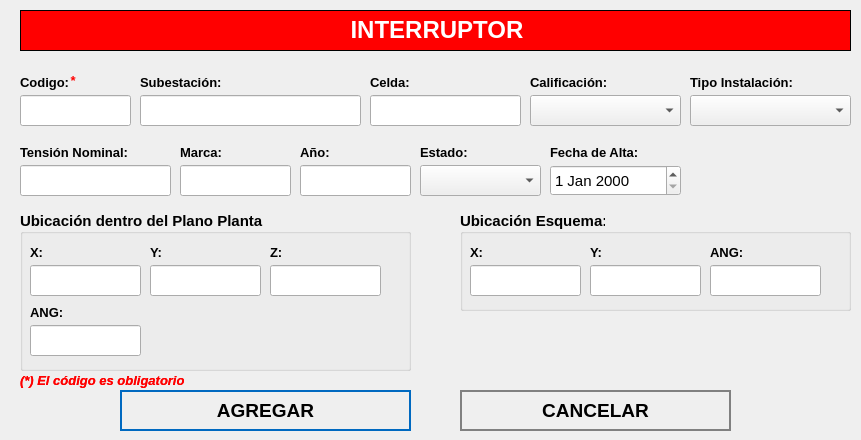
<?xml version="1.0" encoding="UTF-8"?>
<ui version="4.0">
 <class>NewBook</class>
 <widget class="QWidget" name="NewBook">
  <property name="geometry">
   <rect>
    <x>0</x>
    <y>0</y>
    <width>861</width>
    <height>440</height>
   </rect>
  </property>
  <property name="minimumSize">
   <size>
    <width>861</width>
    <height>440</height>
   </size>
  </property>
  <property name="maximumSize">
   <size>
    <width>861</width>
    <height>440</height>
   </size>
  </property>
  <property name="windowTitle">
   <string>Nuevo Registro</string>
  </property>
  <property name="styleSheet">
   <string notr="true">QPushButton
{	
	height: 2em;
 	border-style: solid;
	border-width: 2px;
 	border-color: grey;
	font-weight: bold;
}

QPushButton:hover
{
   	background-color:grey;
	color:white;
}</string>
  </property>
  <widget class="QLabel" name="label">
   <property name="geometry">
    <rect>
     <x>20</x>
     <y>10</y>
     <width>831</width>
     <height>41</height>
    </rect>
   </property>
   <property name="font">
    <font>
     <underline>false</underline>
    </font>
   </property>
   <property name="autoFillBackground">
    <bool>false</bool>
   </property>
   <property name="styleSheet">
    <string notr="true">background-color: red;</string>
   </property>
   <property name="frameShape">
    <enum>QFrame::Box</enum>
   </property>
   <property name="text">
    <string>&lt;html&gt;&lt;head/&gt;&lt;body&gt;&lt;p align=&quot;center&quot;&gt;&lt;span style=&quot; font-size:18pt; font-weight:600; color:#ffffff;&quot;&gt;INTERRUPTOR&lt;/span&gt;&lt;/p&gt;&lt;/body&gt;&lt;/html&gt;</string>
   </property>
  </widget>
  <widget class="QLabel" name="label_autoriza">
   <property name="geometry">
    <rect>
     <x>20</x>
     <y>70</y>
     <width>101</width>
     <height>25</height>
    </rect>
   </property>
   <property name="text">
    <string>&lt;html&gt;&lt;head/&gt;&lt;body&gt;&lt;p&gt;&lt;span style=&quot; font-size:10pt; font-weight:600;&quot;&gt;Codigo:&lt;/span&gt;&lt;/p&gt;&lt;/body&gt;&lt;/html&gt;</string>
   </property>
  </widget>
  <widget class="QLineEdit" name="inputCodigo">
   <property name="geometry">
    <rect>
     <x>20</x>
     <y>95</y>
     <width>111</width>
     <height>31</height>
    </rect>
   </property>
   <property name="font">
    <font>
     <pointsize>12</pointsize>
    </font>
   </property>
   <property name="maxLength">
    <number>15</number>
   </property>
  </widget>
  <widget class="QLineEdit" name="inputSubestacion">
   <property name="geometry">
    <rect>
     <x>140</x>
     <y>95</y>
     <width>221</width>
     <height>31</height>
    </rect>
   </property>
   <property name="font">
    <font>
     <pointsize>12</pointsize>
    </font>
   </property>
  </widget>
  <widget class="QPushButton" name="addButton">
   <property name="geometry">
    <rect>
     <x>120</x>
     <y>390</y>
     <width>291</width>
     <height>41</height>
    </rect>
   </property>
   <property name="font">
    <font>
     <pointsize>14</pointsize>
     <weight>75</weight>
     <bold>true</bold>
    </font>
   </property>
   <property name="cursor">
    <cursorShape>PointingHandCursor</cursorShape>
   </property>
   <property name="styleSheet">
    <string notr="true">QPushButton
{	
	height: 2em;
 	border-style: solid;
	border-width: 2px;
 	border-color: #0069c0;
	font-weight: bold;
}

QPushButton:hover
{
   	background-color:#0069c0;
	color:white;
}</string>
   </property>
   <property name="text">
    <string>AGREGAR</string>
   </property>
   <property name="icon">
    <iconset>
     <normaloff>../assets/icons/add-icon.png</normaloff>../assets/icons/add-icon.png</iconset>
   </property>
   <property name="iconSize">
    <size>
     <width>30</width>
     <height>30</height>
    </size>
   </property>
   <property name="autoDefault">
    <bool>true</bool>
   </property>
   <property name="default">
    <bool>true</bool>
   </property>
   <property name="flat">
    <bool>true</bool>
   </property>
  </widget>
  <widget class="QPushButton" name="cancelButton">
   <property name="geometry">
    <rect>
     <x>460</x>
     <y>390</y>
     <width>271</width>
     <height>41</height>
    </rect>
   </property>
   <property name="font">
    <font>
     <pointsize>14</pointsize>
     <weight>75</weight>
     <bold>true</bold>
    </font>
   </property>
   <property name="cursor">
    <cursorShape>PointingHandCursor</cursorShape>
   </property>
   <property name="styleSheet">
    <string notr="true">QPushButton
{	
	height: 2em;
 	border-style: solid;
	border-width: 2px;
 	border-color: grey;
	font-weight: bold;
}

QPushButton:hover
{
   	background-color:grey;
	color:white;
}</string>
   </property>
   <property name="text">
    <string>CANCELAR</string>
   </property>
   <property name="icon">
    <iconset>
     <normaloff>../assets/icons/cancel-icon.png</normaloff>../assets/icons/cancel-icon.png</iconset>
   </property>
   <property name="iconSize">
    <size>
     <width>30</width>
     <height>30</height>
    </size>
   </property>
   <property name="autoDefault">
    <bool>true</bool>
   </property>
   <property name="default">
    <bool>true</bool>
   </property>
   <property name="flat">
    <bool>true</bool>
   </property>
  </widget>
  <widget class="QLabel" name="label_aquienVisita">
   <property name="geometry">
    <rect>
     <x>140</x>
     <y>70</y>
     <width>191</width>
     <height>25</height>
    </rect>
   </property>
   <property name="text">
    <string>&lt;html&gt;&lt;head/&gt;&lt;body&gt;&lt;p&gt;&lt;span style=&quot; font-size:10pt; font-weight:600;&quot;&gt;Subestación:&lt;/span&gt;&lt;/p&gt;&lt;/body&gt;&lt;/html&gt;</string>
   </property>
  </widget>
  <widget class="QLabel" name="label_area">
   <property name="geometry">
    <rect>
     <x>20</x>
     <y>140</y>
     <width>151</width>
     <height>25</height>
    </rect>
   </property>
   <property name="text">
    <string>&lt;html&gt;&lt;head/&gt;&lt;body&gt;&lt;p&gt;&lt;span style=&quot; font-size:10pt; font-weight:600;&quot;&gt;Tensión Nominal:&lt;/span&gt;&lt;/p&gt;&lt;/body&gt;&lt;/html&gt;</string>
   </property>
  </widget>
  <widget class="QLabel" name="label_horaSalida">
   <property name="geometry">
    <rect>
     <x>420</x>
     <y>140</y>
     <width>81</width>
     <height>25</height>
    </rect>
   </property>
   <property name="text">
    <string>&lt;html&gt;&lt;head/&gt;&lt;body&gt;&lt;p&gt;&lt;span style=&quot; font-size:10pt; font-weight:600;&quot;&gt;Estado:&lt;/span&gt;&lt;/p&gt;&lt;/body&gt;&lt;/html&gt;</string>
   </property>
  </widget>
  <widget class="QLabel" name="label_motivoVisita">
   <property name="geometry">
    <rect>
     <x>550</x>
     <y>140</y>
     <width>131</width>
     <height>25</height>
    </rect>
   </property>
   <property name="text">
    <string>&lt;html&gt;&lt;head/&gt;&lt;body&gt;&lt;p&gt;&lt;span style=&quot; font-size:10pt; font-weight:600;&quot;&gt;Fecha de Alta:&lt;/span&gt;&lt;/p&gt;&lt;/body&gt;&lt;/html&gt;</string>
   </property>
  </widget>
  <widget class="QLabel" name="label_nota_obligatoria">
   <property name="geometry">
    <rect>
     <x>20</x>
     <y>370</y>
     <width>281</width>
     <height>21</height>
    </rect>
   </property>
   <property name="text">
    <string>&lt;html&gt;&lt;head/&gt;&lt;body&gt;&lt;p&gt;&lt;span style=&quot; font-size:10pt; font-weight:600; font-style:italic; color:#ff0000;&quot;&gt;(*) El código es obligatorio&lt;/span&gt;&lt;/p&gt;&lt;/body&gt;&lt;/html&gt;</string>
   </property>
  </widget>
  <widget class="QLabel" name="label_advertencia_dni">
   <property name="geometry">
    <rect>
     <x>20</x>
     <y>370</y>
     <width>251</width>
     <height>21</height>
    </rect>
   </property>
   <property name="text">
    <string>&lt;html&gt;&lt;head/&gt;&lt;body&gt;&lt;p&gt;&lt;span style=&quot; font-size:10pt; font-weight:600; font-style:italic; color:#ff0000;&quot;&gt;(*) El código es obligatorio&lt;/span&gt;&lt;/p&gt;&lt;/body&gt;&lt;/html&gt;</string>
   </property>
  </widget>
  <widget class="QLabel" name="label_area_2">
   <property name="geometry">
    <rect>
     <x>370</x>
     <y>70</y>
     <width>61</width>
     <height>25</height>
    </rect>
   </property>
   <property name="text">
    <string>&lt;html&gt;&lt;head/&gt;&lt;body&gt;&lt;p&gt;&lt;span style=&quot; font-size:10pt; font-weight:600;&quot;&gt;Celda:&lt;/span&gt;&lt;/p&gt;&lt;/body&gt;&lt;/html&gt;</string>
   </property>
  </widget>
  <widget class="QComboBox" name="cbEstado">
   <property name="geometry">
    <rect>
     <x>420</x>
     <y>165</y>
     <width>121</width>
     <height>31</height>
    </rect>
   </property>
   <property name="font">
    <font>
     <pointsize>12</pointsize>
    </font>
   </property>
   <property name="editable">
    <bool>false</bool>
   </property>
  </widget>
  <widget class="QDateEdit" name="inputFecha">
   <property name="geometry">
    <rect>
     <x>550</x>
     <y>165</y>
     <width>131</width>
     <height>31</height>
    </rect>
   </property>
   <property name="font">
    <font>
     <pointsize>11</pointsize>
     <weight>50</weight>
     <bold>false</bold>
    </font>
   </property>
  </widget>
  <widget class="QLineEdit" name="inputTension">
   <property name="geometry">
    <rect>
     <x>20</x>
     <y>165</y>
     <width>151</width>
     <height>31</height>
    </rect>
   </property>
   <property name="font">
    <font>
     <pointsize>12</pointsize>
    </font>
   </property>
   <property name="maxLength">
    <number>8</number>
   </property>
  </widget>
  <widget class="QLineEdit" name="inputCelda">
   <property name="geometry">
    <rect>
     <x>370</x>
     <y>95</y>
     <width>151</width>
     <height>31</height>
    </rect>
   </property>
   <property name="font">
    <font>
     <pointsize>12</pointsize>
    </font>
   </property>
  </widget>
  <widget class="QComboBox" name="cbTipo">
   <property name="geometry">
    <rect>
     <x>690</x>
     <y>95</y>
     <width>161</width>
     <height>31</height>
    </rect>
   </property>
   <property name="font">
    <font>
     <pointsize>12</pointsize>
    </font>
   </property>
   <property name="editable">
    <bool>false</bool>
   </property>
  </widget>
  <widget class="QLabel" name="label_area_3">
   <property name="geometry">
    <rect>
     <x>690</x>
     <y>70</y>
     <width>141</width>
     <height>25</height>
    </rect>
   </property>
   <property name="text">
    <string>&lt;html&gt;&lt;head/&gt;&lt;body&gt;&lt;p&gt;&lt;span style=&quot; font-size:10pt; font-weight:600;&quot;&gt;Tipo Instalación:&lt;/span&gt;&lt;/p&gt;&lt;/body&gt;&lt;/html&gt;</string>
   </property>
  </widget>
  <widget class="QLineEdit" name="inputMarca">
   <property name="geometry">
    <rect>
     <x>180</x>
     <y>165</y>
     <width>111</width>
     <height>31</height>
    </rect>
   </property>
   <property name="font">
    <font>
     <pointsize>12</pointsize>
    </font>
   </property>
   <property name="maxLength">
    <number>50</number>
   </property>
  </widget>
  <widget class="QLabel" name="label_autoriza_2">
   <property name="geometry">
    <rect>
     <x>180</x>
     <y>140</y>
     <width>101</width>
     <height>25</height>
    </rect>
   </property>
   <property name="text">
    <string>&lt;html&gt;&lt;head/&gt;&lt;body&gt;&lt;p&gt;&lt;span style=&quot; font-size:10pt; font-weight:600;&quot;&gt;Marca:&lt;/span&gt;&lt;/p&gt;&lt;/body&gt;&lt;/html&gt;</string>
   </property>
  </widget>
  <widget class="QLineEdit" name="inputAnio">
   <property name="geometry">
    <rect>
     <x>300</x>
     <y>165</y>
     <width>111</width>
     <height>31</height>
    </rect>
   </property>
   <property name="font">
    <font>
     <pointsize>12</pointsize>
    </font>
   </property>
   <property name="maxLength">
    <number>4</number>
   </property>
  </widget>
  <widget class="QLabel" name="label_autoriza_3">
   <property name="geometry">
    <rect>
     <x>300</x>
     <y>140</y>
     <width>101</width>
     <height>25</height>
    </rect>
   </property>
   <property name="text">
    <string>&lt;html&gt;&lt;head/&gt;&lt;body&gt;&lt;p&gt;&lt;span style=&quot; font-size:10pt; font-weight:600;&quot;&gt;Año:&lt;/span&gt;&lt;/p&gt;&lt;/body&gt;&lt;/html&gt;</string>
   </property>
  </widget>
  <widget class="QComboBox" name="cbCalificacion">
   <property name="geometry">
    <rect>
     <x>530</x>
     <y>95</y>
     <width>151</width>
     <height>31</height>
    </rect>
   </property>
   <property name="font">
    <font>
     <pointsize>12</pointsize>
    </font>
   </property>
   <property name="editable">
    <bool>false</bool>
   </property>
  </widget>
  <widget class="QLabel" name="label_area_4">
   <property name="geometry">
    <rect>
     <x>530</x>
     <y>70</y>
     <width>141</width>
     <height>25</height>
    </rect>
   </property>
   <property name="text">
    <string>&lt;html&gt;&lt;head/&gt;&lt;body&gt;&lt;p&gt;&lt;span style=&quot; font-size:10pt; font-weight:600;&quot;&gt;Calificación:&lt;/span&gt;&lt;/p&gt;&lt;/body&gt;&lt;/html&gt;</string>
   </property>
  </widget>
  <widget class="QGroupBox" name="groupBox">
   <property name="geometry">
    <rect>
     <x>20</x>
     <y>210</y>
     <width>391</width>
     <height>161</height>
    </rect>
   </property>
   <property name="font">
    <font>
     <pointsize>11</pointsize>
     <weight>75</weight>
     <bold>true</bold>
    </font>
   </property>
   <property name="title">
    <string>Ubicación dentro del Plano Planta:</string>
   </property>
   <property name="alignment">
    <set>Qt::AlignLeading|Qt::AlignLeft|Qt::AlignVCenter</set>
   </property>
   <widget class="QLabel" name="label_motivoVisita_2">
    <property name="geometry">
     <rect>
      <x>250</x>
      <y>30</y>
      <width>131</width>
      <height>25</height>
     </rect>
    </property>
    <property name="text">
     <string>&lt;html&gt;&lt;head/&gt;&lt;body&gt;&lt;p&gt;&lt;span style=&quot; font-size:10pt; font-weight:600;&quot;&gt;Z:&lt;/span&gt;&lt;/p&gt;&lt;/body&gt;&lt;/html&gt;</string>
    </property>
   </widget>
   <widget class="QLabel" name="label_horaSalida_2">
    <property name="geometry">
     <rect>
      <x>130</x>
      <y>30</y>
      <width>81</width>
      <height>25</height>
     </rect>
    </property>
    <property name="text">
     <string>&lt;html&gt;&lt;head/&gt;&lt;body&gt;&lt;p&gt;&lt;span style=&quot; font-size:10pt; font-weight:600;&quot;&gt;Y:&lt;/span&gt;&lt;/p&gt;&lt;/body&gt;&lt;/html&gt;</string>
    </property>
   </widget>
   <widget class="QLineEdit" name="inputX">
    <property name="geometry">
     <rect>
      <x>10</x>
      <y>55</y>
      <width>111</width>
      <height>31</height>
     </rect>
    </property>
    <property name="font">
     <font>
      <pointsize>12</pointsize>
     </font>
    </property>
    <property name="maxLength">
     <number>14</number>
    </property>
   </widget>
   <widget class="QLineEdit" name="inputY">
    <property name="geometry">
     <rect>
      <x>130</x>
      <y>55</y>
      <width>111</width>
      <height>31</height>
     </rect>
    </property>
    <property name="font">
     <font>
      <pointsize>12</pointsize>
     </font>
    </property>
    <property name="maxLength">
     <number>14</number>
    </property>
   </widget>
   <widget class="QLineEdit" name="inputZ">
    <property name="geometry">
     <rect>
      <x>250</x>
      <y>55</y>
      <width>111</width>
      <height>31</height>
     </rect>
    </property>
    <property name="font">
     <font>
      <pointsize>12</pointsize>
     </font>
    </property>
    <property name="maxLength">
     <number>14</number>
    </property>
   </widget>
   <widget class="QLabel" name="label_horaIngreso_2">
    <property name="geometry">
     <rect>
      <x>10</x>
      <y>30</y>
      <width>71</width>
      <height>25</height>
     </rect>
    </property>
    <property name="text">
     <string>&lt;html&gt;&lt;head/&gt;&lt;body&gt;&lt;p&gt;&lt;span style=&quot; font-size:10pt; font-weight:600;&quot;&gt;X:&lt;/span&gt;&lt;/p&gt;&lt;/body&gt;&lt;/html&gt;</string>
    </property>
   </widget>
   <widget class="QLabel" name="label_horaIngreso_4">
    <property name="geometry">
     <rect>
      <x>10</x>
      <y>90</y>
      <width>71</width>
      <height>25</height>
     </rect>
    </property>
    <property name="text">
     <string>&lt;html&gt;&lt;head/&gt;&lt;body&gt;&lt;p&gt;&lt;span style=&quot; font-size:10pt; font-weight:600;&quot;&gt;ANG:&lt;/span&gt;&lt;/p&gt;&lt;/body&gt;&lt;/html&gt;</string>
    </property>
   </widget>
   <widget class="QLineEdit" name="inputANG">
    <property name="geometry">
     <rect>
      <x>10</x>
      <y>115</y>
      <width>111</width>
      <height>31</height>
     </rect>
    </property>
    <property name="font">
     <font>
      <pointsize>12</pointsize>
     </font>
    </property>
    <property name="maxLength">
     <number>11</number>
    </property>
   </widget>
  </widget>
  <widget class="QGroupBox" name="groupBox_2">
   <property name="geometry">
    <rect>
     <x>460</x>
     <y>210</y>
     <width>391</width>
     <height>101</height>
    </rect>
   </property>
   <property name="font">
    <font>
     <pointsize>11</pointsize>
     <weight>75</weight>
     <bold>true</bold>
    </font>
   </property>
   <property name="title">
    <string>Ubicación Esquema:</string>
   </property>
   <property name="alignment">
    <set>Qt::AlignLeading|Qt::AlignLeft|Qt::AlignVCenter</set>
   </property>
   <widget class="QLabel" name="label_motivoVisita_3">
    <property name="geometry">
     <rect>
      <x>250</x>
      <y>30</y>
      <width>121</width>
      <height>25</height>
     </rect>
    </property>
    <property name="text">
     <string>&lt;html&gt;&lt;head/&gt;&lt;body&gt;&lt;p&gt;&lt;span style=&quot; font-size:10pt; font-weight:600;&quot;&gt;ANG:&lt;/span&gt;&lt;/p&gt;&lt;/body&gt;&lt;/html&gt;</string>
    </property>
   </widget>
   <widget class="QLabel" name="label_horaSalida_3">
    <property name="geometry">
     <rect>
      <x>130</x>
      <y>30</y>
      <width>81</width>
      <height>25</height>
     </rect>
    </property>
    <property name="text">
     <string>&lt;html&gt;&lt;head/&gt;&lt;body&gt;&lt;p&gt;&lt;span style=&quot; font-size:10pt; font-weight:600;&quot;&gt;Y:&lt;/span&gt;&lt;/p&gt;&lt;/body&gt;&lt;/html&gt;</string>
    </property>
   </widget>
   <widget class="QLineEdit" name="inputX_2">
    <property name="geometry">
     <rect>
      <x>10</x>
      <y>55</y>
      <width>111</width>
      <height>31</height>
     </rect>
    </property>
    <property name="font">
     <font>
      <pointsize>12</pointsize>
     </font>
    </property>
    <property name="maxLength">
     <number>14</number>
    </property>
   </widget>
   <widget class="QLineEdit" name="inputY_2">
    <property name="geometry">
     <rect>
      <x>130</x>
      <y>55</y>
      <width>111</width>
      <height>31</height>
     </rect>
    </property>
    <property name="font">
     <font>
      <pointsize>12</pointsize>
     </font>
    </property>
    <property name="maxLength">
     <number>14</number>
    </property>
   </widget>
   <widget class="QLineEdit" name="inputANG_2">
    <property name="geometry">
     <rect>
      <x>250</x>
      <y>55</y>
      <width>111</width>
      <height>31</height>
     </rect>
    </property>
    <property name="font">
     <font>
      <pointsize>12</pointsize>
     </font>
    </property>
    <property name="maxLength">
     <number>11</number>
    </property>
   </widget>
   <widget class="QLabel" name="label_horaIngreso_3">
    <property name="geometry">
     <rect>
      <x>10</x>
      <y>30</y>
      <width>71</width>
      <height>25</height>
     </rect>
    </property>
    <property name="text">
     <string>&lt;html&gt;&lt;head/&gt;&lt;body&gt;&lt;p&gt;&lt;span style=&quot; font-size:10pt; font-weight:600;&quot;&gt;X:&lt;/span&gt;&lt;/p&gt;&lt;/body&gt;&lt;/html&gt;</string>
    </property>
   </widget>
  </widget>
  <widget class="QLabel" name="label_advertencia_dni_2">
   <property name="geometry">
    <rect>
     <x>70</x>
     <y>70</y>
     <width>31</width>
     <height>21</height>
    </rect>
   </property>
   <property name="text">
    <string>&lt;html&gt;&lt;head/&gt;&lt;body&gt;&lt;p&gt;&lt;span style=&quot; font-size:10pt; font-weight:600; font-style:italic; color:#ff0000;&quot;&gt;*&lt;/span&gt;&lt;/p&gt;&lt;/body&gt;&lt;/html&gt;</string>
   </property>
  </widget>
 </widget>
 <tabstops>
  <tabstop>inputCodigo</tabstop>
  <tabstop>inputSubestacion</tabstop>
  <tabstop>addButton</tabstop>
  <tabstop>cancelButton</tabstop>
 </tabstops>
 <resources/>
 <connections/>
</ui>
